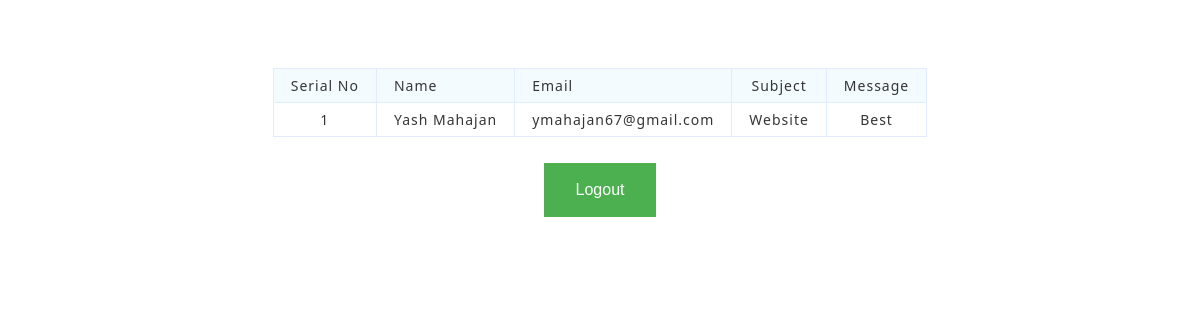
Page /php/admin_feedback.php on the earlier database version.
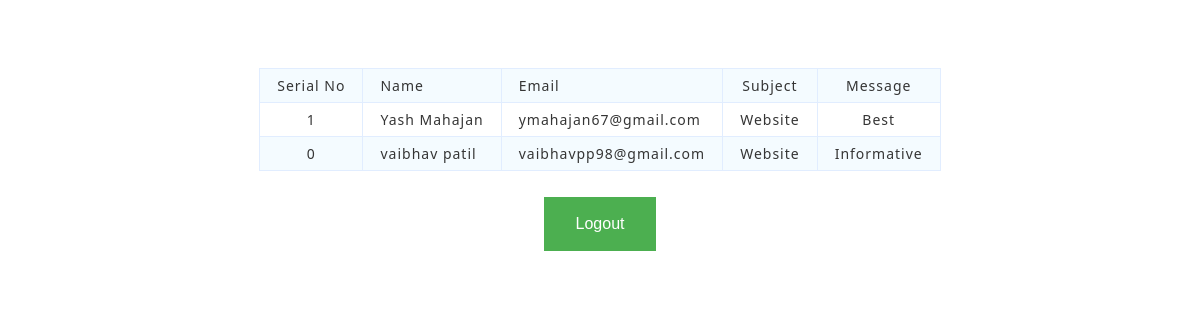
Same page on the later database version.
### tables this page shows
CREATE TABLE `feedback` (
  `id` int(11) NOT NULL,
  `name` varchar(256) NOT NULL,
  `email` varchar(256) NOT NULL,
  `subject` varchar(256) NOT NULL,
  `message` text NOT NULL
);

### php/admin_feedback.php (the view, shortened to what this page needs)
<?php
require('config.php');
?>
<html>
<head>
<link rel="stylesheet" href="../css/bootstrap.min.css">
</head>
<body><br><br><br>
<?php
$feedback= "SELECT * FROM feedback";
$resfeed=mysqli_query($con,$feedback);
if($resfeed)
{
    echo "<table class=data-table >
        <tr><td>Serial No</td>
        <td>Name</td>
        <td>Email</td>
        <td>Subject</td>
        <td>Message</td>
        </tr>";
    while($row=mysqli_fetch_array($resfeed))
    {
        echo "<tr>
        <td>".$row['id']."</td>
        <td>".$row['name']."</td>
        <td>".$row['email']."</td>
        <td>".$row['subject']."</td>
        <td>".$row['message']."</td>
        </tr>";
    }
    echo"</table>" ;
}
?>
<br>
   <center>
<a href="logout.php">
<button class="button button2">Logout</button>
</a>
</center>
</body>

Differences in the rows shown:
added feedback: id "0", name "vaibhav patil", email "vaibhavpp98@gmail.com", subject "Website", message "Informative"
